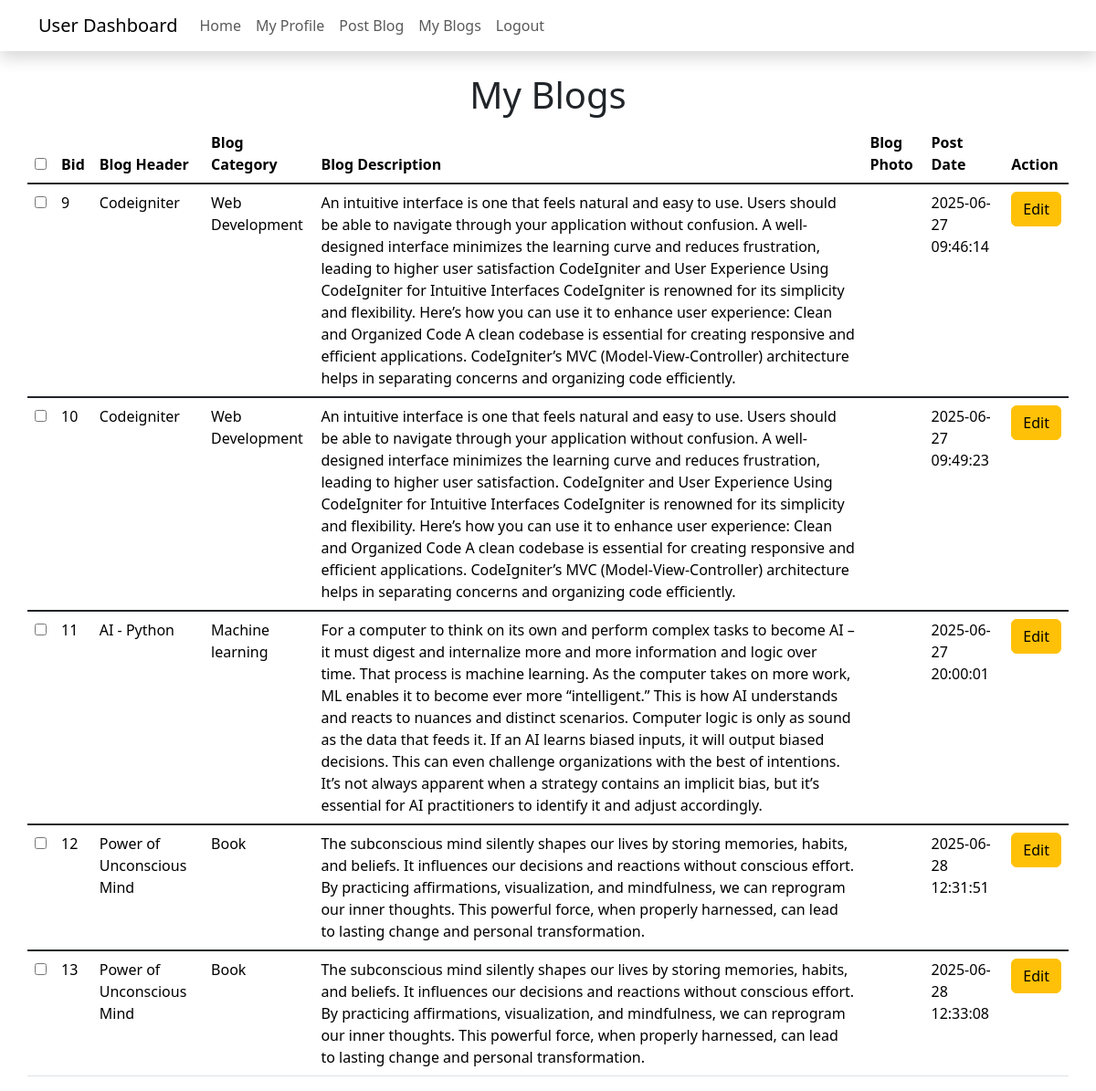
The app's page /db.php?myblogs (signed in) with its own data.
### tables this page shows
CREATE TABLE `blog` (
  `bid` int(11) NOT NULL,
  `bh` varchar(200) NOT NULL,
  `bc` varchar(200) NOT NULL,
  `bd` varchar(1200) NOT NULL,
  `bi` varchar(200) NOT NULL,
  `uid` int(11) NOT NULL,
  `pdate` datetime NOT NULL DEFAULT current_timestamp(),
  `is_verified` int(11) NOT NULL DEFAULT 0,
  `is_deleted` int(11) NOT NULL DEFAULT 0
);

### myblogs.php (the view, shortened to what this page needs)
<?php
if(isset($_SESSION['id']))
{
    $uid=$_SESSION['id'];
    $sql= "SELECT * FROM blog WHERE uid = '$uid'";
    $res= mysqli_query($conn,$sql);
}
else
{
     header("Location: http://localhost/crud/login.php");
}
    include 'user_header.php';
?>
    <div class="container">
        <div class="row mt-3">
            <div class="col-sm-5 mx-auto mt-2">
                <div class="row">
                    <div class="col text-center">
                        <h1>My Blogs</h1>
                    </div>
                </div>
            </div>
        </div>
        <div class="row">
        <table class="table table-responsive">
  <thead>
    <tr>
      <th scope="col"><input type="checkbox"></th>
      <th scope="col">Bid</th>
      <th scope="col">Blog Header</th>
      <th scope="col">Blog Category</th>
      <th scope="col">Blog Description</th>
      <th scope="col">Blog Photo</th>
      <th scope="col">Post Date</th>
      <th scope="col">Action</th>
    </tr>
  </thead>
  <?php
  foreach($res as $row)
  {
    ?>
  <tbody class="table-group-divider">
    <tr>
      <td><input type="checkbox"></td>
      <td><?php echo $row['bid'];?></td>
      <td><?php echo $row['bh'];?></td>
      <td><?php echo $row['bc'];?></td>
      <td><?php echo $row['bd'];?></td>
      <td><img src="<?php echo $row['bi'];?>" alt="" width="50px"></td>
      <td><?php echo $row['pdate'];?></td>
      <td>
        <a href="db.php?bedit=<?php echo $row['bid']; ?>" class="btn btn-warning"> Edit</a>
      </td>
    </tr>
  </tbody>
  <?php } ?>
</table>
        </div>
    </div>
</body>
</html>

### records on screen
blog: bid "9", bh "Codeigniter", bc "Web Development", bd "An intuitive interface is one that feels natural and easy to use. Users should be able to navigate through your application without confusion. A well-designed interface minimizes the learning curve and reduces frustration, leading to higher user satisfaction CodeIgniter and User Experience Using CodeIgniter for Intuitive Interfaces CodeIgniter is renowned for its simplicity and flexibility. Here’s how you can use it to enhance user experience: Clean and Organized Code A clean codebase is essential for creating responsive and efficient applications. CodeIgniter’s MVC (Model-View-Controller) architecture helps in separating concerns and organizing code efficiently.", pdate "2025-06-27 09:46:14"
blog: bid "10", bh "Codeigniter", bc "Web Development", bd "An intuitive interface is one that feels natural and easy to use. Users should be able to navigate through your application without confusion. A well-designed interface minimizes the learning curve and reduces frustration, leading to higher user satisfaction. CodeIgniter and User Experience Using CodeIgniter for Intuitive Interfaces CodeIgniter is renowned for its simplicity and flexibility. Here’s how you can use it to enhance user experience: Clean and Organized Code A clean codebase is essential for creating responsive and efficient applications. CodeIgniter’s MVC (Model-View-Controller) architecture helps in separating concerns and organizing code efficiently.", pdate "2025-06-27 09:49:23"
blog: bid "11", bh "AI - Python", bc "Machine learning", bd "For a computer to think on its own and perform complex tasks to become AI – it must digest and internalize more and more information and logic over time. That process is machine learning. As the computer takes on more work, ML enables it to become ever more “intelligent.” This is how AI understands and reacts to nuances and distinct scenarios. Computer logic is only as sound as the data that feeds it. If an AI learns biased inputs, it will output biased decisions. This can even challenge organizations with the best of intentions. It’s not always apparent when a strategy contains an implicit bias, but it’s essential for AI practitioners to identify it and adjust accordingly.", pdate "2025-06-27 20:00:01"
blog: bid "12", bh "Power of Unconscious Mind", bc "Book", bd "The subconscious mind silently shapes our lives by storing memories, habits, and beliefs. It influences our decisions and reactions without conscious effort. By practicing affirmations, visualization, and mindfulness, we can reprogram our inner thoughts. This powerful force, when properly harnessed, can lead to lasting change and personal transformation.", pdate "2025-06-28 12:31:51"
blog: bid "13", bh "Power of Unconscious Mind", bc "Book", bd "The subconscious mind silently shapes our lives by storing memories, habits, and beliefs. It influences our decisions and reactions without conscious effort. By practicing affirmations, visualization, and mindfulness, we can reprogram our inner thoughts. This powerful force, when properly harnessed, can lead to lasting change and personal transformation.", pdate "2025-06-28 12:33:08"
